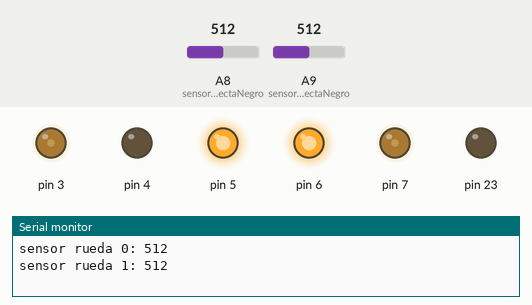
A sketch run on a simulated Arduino Mega 2560, built with avr-gcc and run on an emulated ATmega2560. Shown: output pins drawn as LEDs (lit = HIGH), the last lines printed to the serial monitor. The test bench sets the inputs (shaded band); at power-on: A8 (sensor0DetectaNegro) = 512, A9 (sensor1DetectaNegro) = 512.

Above: at 1.2 s.
1.3 s: A8 (sensor0DetectaNegro) set to 309
2.8 s: A8 (sensor0DetectaNegro) set to 285
At 4.0 s:
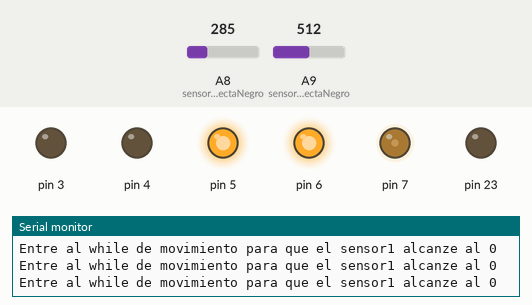
4.3 s: A9 (sensor1DetectaNegro) set to 315
7.3 s: A9 (sensor1DetectaNegro) set to 286
At 11.0 s:
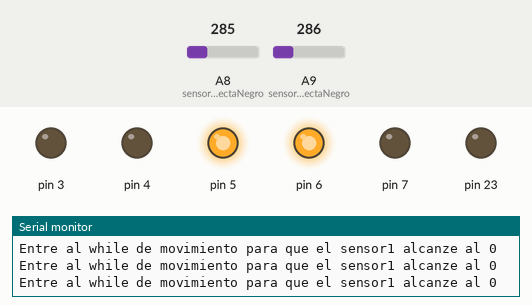
Timing chart, 0 to 11.3 s (numbered marks = the images above; inputs shaded):
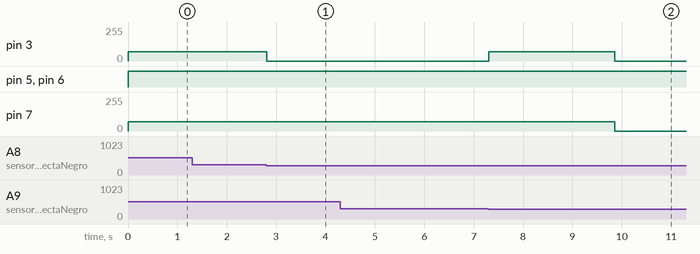

Measured:
- the behaviour switches between 300 and 299 on A8 (sensor0DetectaNegro) (found by bisection; images 0 and 1)
- the behaviour switches between 300 and 299 on A9 (sensor1DetectaNegro) (found by bisection; images 1 and 2)
- after the input at 1.3 s, every drawn part: stays the same
- after the input at 2.8 s, pin 3: 70/255 → 0/255 at once
- after the input at 7.3 s, pin 3: 0/255 → 70/255 at once, → 0/255 2.6 s later; pin 7: 70/255 → 0/255 after 2.6 s

The sketch:

Pruebas_sensores_y__frenado.ino
```cpp
#include "tatubot.h"
int a = 0;
/*boolean sensor0DetectaNegro = analogRead(A8)< 460;
boolean sensor0DetectaBlanco = analogRead(A8)> 460;
boolean sensor1DetectaNegro = analogRead(A9)< 460;
boolean sensor1DetectaBlanco = analogRead(A9)> 460;
*/

Motor motor0(IN1, IN2, ENA);
Motor motor1(IN4, IN3, ENB);
void setup() {

  Serial.begin(115200);
  motor0.iniciar();
  motor1.iniciar();

}

void loop() {
  a = 0;
  Serial.print("sensor rueda 0: ");
  Serial.println(analogRead(A8));
  Serial.print("sensor rueda 1: ");
  Serial.println(analogRead(A9));


  for(int j=0; j<1000; j++)
  {
        if (sensor0DetectaNegro() && sensor1DetectaBlanco())
        {
            Serial.println("Entre al if donde el sensor 0 esta en negro y el 1 en blanco");
            while(!sensor1DetectaNegro())
            {
              Serial.println("Entre al while de movimiento para que el sensor1 alcanze al 0");
              motor0.parar();
              motor1.adelante(70);
             }
              a = 1;
        }
        if ( sensor1DetectaNegro() && sensor0DetectaBlanco())
        {
            Serial.println("Entre al if donde el sensor 1 esta en negro, el 0 en blanco ademas no se dio la opcion del anterio if");
            while(!sensor0DetectaNegro())
            {
              Serial.println("Entre al while para que el sensor 0 alcanze al 1");
              motor1.parar();
              motor0.adelante(70);
             }
             a = 1;
        }

        motor0.adelante(70);
        motor1.adelante(70);
        delay(5);
  }
  motor0.parar();
  motor1.parar();
  delay(5000);
}

boolean sensor0DetectaNegro(){
  return  analogRead(A8)< 300;
}
boolean sensor0DetectaBlanco(){
  return  analogRead(A8)> 301;
}
boolean sensor1DetectaNegro(){
  return  analogRead(A9)< 300;
}
boolean sensor1DetectaBlanco(){
  return  analogRead(A9)> 301;
}

//---------------------------------------------
Motor::Motor(byte pinAtras, byte pinAdelante, byte pinVelocidad) {
  this->pinAtras = pinAtras;
  this->pinAdelante = pinAdelante;
  this->pinVelocidad = pinVelocidad;
}

void Motor::iniciar() {
  pinMode(pinAtras, OUTPUT);
  pinMode(pinAdelante, OUTPUT);
  pinMode(pinVelocidad, OUTPUT);
  this->parar();
}

void Motor::adelante(int velocidad) {
  analogWrite(pinVelocidad, velocidad);
  digitalWrite(pinAtras, LOW);
  digitalWrite(pinAdelante, HIGH);
}

void Motor::atras(int velocidad) {
  analogWrite(pinVelocidad, velocidad);
  digitalWrite(pinAdelante, LOW);
  digitalWrite(pinAtras, HIGH);
}

void Motor::parar() {
  analogWrite(pinVelocidad, 0);
}


//-------------------------------------------------------
```

tatubot.h
```cpp
/*----------------------------------------------------------
    Librería para crear robot Tatu-bot
  ----------------------------------------------------------*/
#ifndef TATUBOT_H
#define TATUBOT_H
#include <Arduino.h>

// Motor 0
#define IN1 4 // 3
#define IN2 5 // 2
#define ENA 3  // 5
// Motor 1
#define IN3 6 // 8
#define IN4 23 // 7
#define ENB 7 // 9
// Matriz de Leds
#define DIN 44 // 11
#define CLK 47 // 13
#define CS 45 // 10
#define MATRICES 2
// Pulsadores
#define PIN_INICIO_ORDENES A0
#define PIN_FIN_ORDENES A1
#define PIN_ORDEN_AVANZAR A2
#define PIN_ORDEN_REVERSA A3
#define PIN_ORDEN_GIRO_DERECHA A5
#define PIN_ORDEN_GIRO_IZQUIERDA A4
#define PIN_RESET A6

//Led 1
#define PIN_R_A 8
#define PIN_G_A 9
#define PIN_B_A 10
//Led 2
#define PIN_R_B 11
#define PIN_G_B 12
#define PIN_B_B 13
//sensores
#define SENSOR0 30
#define SENSOR1 29
#define SENSOROPTICO0 A8
#define SENSOROPTICO1 A9
#define SENSOROPTICO2 31
#define SENSOROPTICO3 32


#define CANTIDAD_ORDENES 10

class Led {
  private:
    byte ledR;
    byte ledG;
    byte ledB;

   public:
    Led(byte ledR, byte ledG, byte ledB);
    void iniciar();
    void rgb(char color);
    };


class Motor {
  private:
    byte pinAtras;
    byte pinAdelante;
    byte pinVelocidad;

  public:
    Motor(byte pinAtras, byte pinAdelante, byte pinVelocidad);
    void iniciar();
    void adelante(int velocidad);
    void atras(int velocidad);
    void parar();
};


class Robot {
  private:
    int listaOrdenes[10];
  public:
    byte pinEscucharOrdenes = PIN_INICIO_ORDENES;
    byte pinAvanzar = PIN_ORDEN_AVANZAR;
    byte pinReversa = PIN_ORDEN_REVERSA;
    byte pinGiroDerecha = PIN_ORDEN_GIRO_DERECHA;
    byte pinGiroIzquierda = PIN_ORDEN_GIRO_IZQUIERDA;
    byte pinFinOrdenes = PIN_FIN_ORDENES;
    byte pinReset = PIN_RESET;


    void iniciar();
    void avanzar(int velocidad, int velocidad2);
    void movimientoAdelante(int velocidad, int velocidad2);
    void retroceder(int velocidad, int velocidad2);
    void movimientoReversa(int velocidad, int velocidad2);
    void girarDerecha();
    void movimientoDerecha();
    void girarIzquierda();
    void movimientoIzquierda();
    void detectarAmbosImanes();
    void pararRobot();
    void restarleUnoAlContadorMayor();
    void frenarAvance(float velocidad, float velocidad2);
    void frenarReversa(float velocidad, float velocidad2);
    void escucharOrdenes();
    void ejecutarTodasLasOrdenes();
    void ejecutarOrden(byte caso);
    void contador();
    void detectarLineaNegraEIgualar();
    void detectarLineaNegraEIgualarEnReversa();
    void avanzarLineaNegraConMotor_(class Motor motorAvance, class Motor motorFrenado, int sensorDelMotorDeAvance );
    void retrocederLineaNegraConMotor_( class Motor motorReversa, class Motor motorFrenado, int sensorDelMotorDeReversa );
    void autocorregir();
    void igualarRuedaAdelantada0();
    void igualarRuedaAdelantada1();
    void autocorregirReversa();
    void igualarRuedaAdelantadaReversa0();
    void igualarRuedaAdelantadaReversa1();
    //void corregir0(int caso);
    void dibujarCarita(byte ojos[8], byte boca[8]);
    void dibujarCaritaFeliz();
    void dibujarCaritaSorprendida();
    void dibujarCaritaEntusiasmada();
    void dibujarCaritaGuiniando();
    void dibujarCaritaTriste();
    void dibujarCaritaEnojada();
    void despertar();
};

#endif
```
